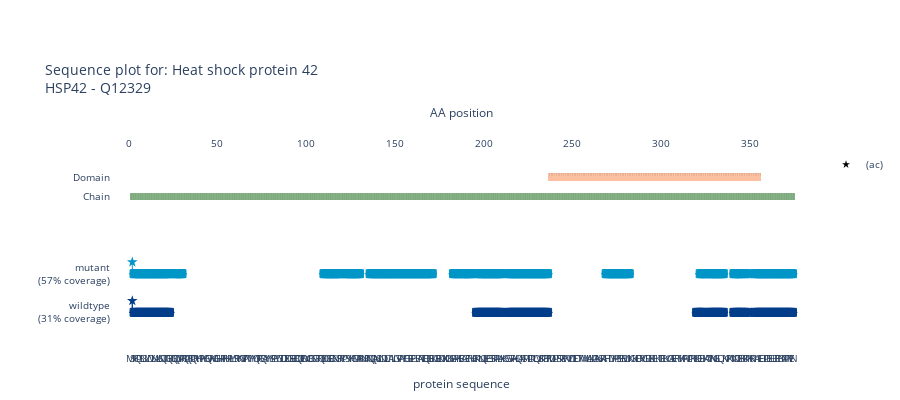

Here is the notebook cell this chart was saved with:
### Code cell
from alphamap.sequenceplot import plot_peptide_traces, uniprot_color_dict
from alphamap.uniprot_integration import uniprot_feature_dict
fig3B = plot_peptide_traces([formatted_mq_data_wt0, formatted_mq_data_rpn0],
                          name = ['wildtype', 'mutant'],
                          protein = "Q12329",
                          fasta = yeast_fasta,
                          uniprot=yeast_uniprot,
                          selected_features=['CHAIN','DOMAIN','STRUCTURE'],
                          uniprot_feature_dict=uniprot_feature_dict, 
                          uniprot_color_dict=uniprot_color_dict)
fig3B.update_layout(width=900, height=400, font_size=10)

### Figure 1 — Plotly figure (JSON) as saved in the notebook; plotly's stock layout.template omitted (floating-point values rounded to 4 significant figures; data arrays with more than 128 entries replaced by an {"elided": "..."} marker saying what was removed)
{"data": [{"hovertemplate": "Peptide: %{meta}<br>Protein IDs: %{text}", "marker": {"color": ["#023e8a", "#023e8a", "#023e8a", "#023e8a", "#023e8a", "#023e8a", "#023e8a", "#023e8a", "#023e8a", "#023e8a", "#023e8a", "#023e8a", "#023e8a", "#023e8a", "#023e8a", "#023e8a", "#023e8a", "#023e8a", "#023e8a", "#023e8a", "#023e8a", "#023e8a", "#023e8a", "#023e8a", "#023e8a", "#023e8a", "#023e8a", "#023e8a", "#023e8a", "#023e8a", "#023e8a", "#023e8a", "#023e8a", "#023e8a", "#023e8a", "#023e8a", "#023e8a", "#023e8a", "#023e8a", "#023e8a", "#023e8a", "#023e8a", "#023e8a", "#023e8a", "#023e8a", "#023e8a", "#023e8a", "#023e8a", "#023e8a", "#023e8a", "#023e8a", "#023e8a", "#023e8a", "#023e8a", "#023e8a", "#023e8a", "#023e8a", "#023e8a", "#023e8a", "#023e8a", "#023e8a", "#023e8a", "#023e8a", "#023e8a", "#023e8a", "#023e8a", "#023e8a", "#023e8a", "#023e8a", "#023e8a", "#023e8a", "#023e8a", "#023e8a", "#023e8a", "#023e8a", "#023e8a", "#023e8a", "#023e8a", "#023e8a", "#023e8a", "#023e8a", "#023e8a", "#023e8a", "#023e8a", "#023e8a", "#023e8a", "#023e8a", "#023e8a", "#023e8a", "#023e8a", "#023e8a", "#023e8a", "#023e8a", "#023e8a", "#023e8a", "#023e8a", "#023e8a", "#023e8a", "#023e8a", "#023e8a", "#023e8a", "#023e8a", "#023e8a", "#023e8a", "#023e8a", "#023e8a", "#023e8a", "#023e8a", "#023e8a", "#023e8a", "#023e8a", "#023e8a", "#023e8a", "#023e8a", "#023e8a", "#023e8a", "#023e8a", "#023e8a"], "line": {"color": ["#023e8a", "#023e8a", "#023e8a", "#023e8a", "#023e8a", "#023e8a", "#023e8a", "#023e8a", "#023e8a", "#023e8a", "#023e8a", "#023e8a", "#023e8a", "#023e8a", "#023e8a", "#023e8a", "#023e8a", "#023e8a", "#023e8a", "#023e8a", "#023e8a", "#023e8a", "#023e8a", "#023e8a", "#023e8a", "#023e8a", "#023e8a", "#023e8a", "#023e8a", "#023e8a", "#023e8a", "#023e8a", "#023e8a", "#023e8a", "#023e8a", "#023e8a", "#023e8a", "#023e8a", "#023e8a", "#023e8a", "#023e8a", "#023e8a", "#023e8a", "#023e8a", "#023e8a", "#023e8a", "#023e8a", "#023e8a", "#023e8a", "#023e8a", "#023e8a", "#023e8a", "#023e8a", "#023e8a", "#023e8a", "#023e8a", "#023e8a", "#023e8a", "#023e8a", "#023e8a", "#023e8a", "#023e8a", "#023e8a", "#023e8a", "#023e8a", "#023e8a", "#023e8a", "#023e8a", "#023e8a", "#023e8a", "#023e8a", "#023e8a", "#023e8a", "#023e8a", "#023e8a", "#023e8a", "#023e8a", "#023e8a", "#023e8a", "#023e8a", "#023e8a", "#023e8a", "#023e8a", "#023e8a", "#023e8a", "#023e8a", "#023e8a", "#023e8a", "#023e8a", "#023e8a", "#023e8a", "#023e8a", "#023e8a", "#023e8a", "#023e8a", "#023e8a", "#023e8a", "#023e8a", "#023e8a", "#023e8a", "#023e8a", "#023e8a", "#023e8a", "#023e8a", "#023e8a", "#023e8a", "#023e8a", "#023e8a", "#023e8a", "#023e8a", "#023e8a", "#023e8a", "#023e8a", "#023e8a", "#023e8a", "#023e8a", "#023e8a", "#023e8a"]}, "opacity": 1, "size": [6, 8, 8, 8, 8, 8, 8, 8, 8, 8, 8, 8, 8, 8, 8, 8, 8, 8, 8, 8, 8, 8, 6, 6, 8, 8, 8, 8, 8, 8, 8, 8, 8, 8, 8, 8, 8, 8, 8, 6, 6, 8, 8, 8, 8, 8, 8, 8, 8, 8, 8, 8, 8, 8, 8, 8, 8, 8, 8, 8, 8, 8, 8, 8, 6, 6, 8, 8, 8, 8, 8, 6, 6, 8, 8, 8, 8, 8, 8, 8, 8, 8, 6, 6, 8, 8, 8, 8, 8, 8, 8, 6, 8, 6, 6, 8, 8, 8, 8, 8, 8, 8, 8, 8, 8, 8, 8, 8, 8, 8, 8, 8, 8, 8, 8, 8, 8, 6], "symbol": [7, 1, 1, 1, 1, 1, 1, 1, 1, 1, 1, 1, 1, 1, 1, 1, 1, 1, 1, 1, 1, 1, 8, 7, 1, 1, 1, 1, 1, 1, 1, 1, 1, 1, 1, 1, 1, 1, 1, 8, 7, 1, 1, 1, 1, 1, 1, 1, 1, 1, 1, 1, 1, 1, 1, 1, 1, 1, 1, 1, 1, 1, 1, 1, 8, 7, 1, 1, 1, 1, 1, 8, 7, 1, 1, 1, 1, 1, 1, 1, 1, 1, 8, 7, 1, 1, 1, 1, 1, 1, 1, 8, 1, 8, 7, 1, 1, 1, 1, 1, 1, 1, 1, 1, 1, 1, 1, 1, 1, 1, 1, 1, 1, 1, 1, 1, 1, 8]}, "meta": ["(ac)SFYQPSLSLYDVLNALSNQTGQR", "(ac)SFYQPSLSLYDVLNALSNQTGQR", "(ac)SFYQPSLSLYDVLNALSNQTGQR", "(ac)SFYQPSLSLYDVLNALSNQTGQR", "(ac)SFYQPSLSLYDVLNALSNQTGQR", "(ac)SFYQPSLSLYDVLNALSNQTGQR", "(ac)SFYQPSLSLYDVLNALSNQTGQR", "(ac)SFYQPSLSLYDVLNALSNQTGQR", "(ac)SFYQPSLSLYDVLNALSNQTGQR", "(ac)SFYQPSLSLYDVLNALSNQTGQR", "(ac)SFYQPSLSLYDVLNALSNQTGQR", "(ac)SFYQPSLSLYDVLNALSNQTGQR", "(ac)SFYQPSLSLYDVLNALSNQTGQR", "(ac)SFYQPSLSLYDVLNALSNQTGQR", "(ac)SFYQPSLSLYDVLNALSNQTGQR", "(ac)SFYQPSLSLYDVLNALSNQTGQR", "(ac)SFYQPSLSLYDVLNALSNQTGQR", "(ac)SFYQPSLSLYDVLNALSNQTGQR", "(ac)SFYQPSLSLYDVLNALSNQTGQR", "(ac)SFYQPSLSLYDVLNALSNQTGQR", "(ac)SFYQPSLSLYDVLNALSNQTGQR", "(ac)SFYQPSLSLYDVLNALSNQTGQR", "(ac)SFYQPSLSLYDVLNALSNQTGQR", "EKPLNQLEESSRPPLAK", "EKPLNQLEESSRPPLAK", "EKPLNQLEESSRPPLAK", "EKPLNQLEESSRPPLAK", "EKPLNQLEESSRPPLAK", "EKPLNQLEESSRPPLAK", "EKPLNQLEESSRPPLAK", "EKPLNQLEESSRPPLAK", "EKPLNQLEESSRPPLAK", "EKPLNQLEESSRPPLAK", "EKPLNQLEESSRPPLAK", "EKPLNQLEESSRPPLAK", "EKPLNQLEESSRPPLAK", "EKPLNQLEESSRPPLAK", "EKPLNQLEESSRPPLAK", "EKPLNQLEESSRPPLAK", "EKPLNQLEESSRPPLAK", "SSSFAHLQAPSPIPDPLQVSKPETR", "SSSFAHLQAPSPIPDPLQVSKPETR", "SSSFAHLQAPSPIPDPLQVSKPETR", "SSSFAHLQAPSPIPDPLQVSKPETR", "SSSFAHLQAPSPIPDPLQVSKPETR", "SSSFAHLQAPSPIPDPLQVSKPETR", "SSSFAHLQAPSPIPDPLQVSKPETR", "SSSFAHLQAPSPIPDPLQVSKPETR", "SSSFAHLQAPSPIPDPLQVSKPETR", "SSSFAHLQAPSPIPDPLQVSKPETR", "SSSFAHLQAPSPIPDPLQVSKPETR", "SSSFAHLQAPSPIPDPLQVSKPETR", "SSSFAHLQAPSPIPDPLQVSKPETR", "SSSFAHLQAPSPIPDPLQVSKPETR", "SSSFAHLQAPSPIPDPLQVSKPETR", "SSSFAHLQAPSPIPDPLQVSKPETR", "SSSFAHLQAPSPIPDPLQVSKPETR", "SSSFAHLQAPSPIPDPLQVSKPETR", "SSSFAHLQAPSPIPDPLQVSKPETR", "SSSFAHLQAPSPIPDPLQVSKPETR", "SSSFAHLQAPSPIPDPLQVSKPETR", "SSSFAHLQAPSPIPDPLQVSKPETR", "SSSFAHLQAPSPIPDPLQVSKPETR", "SSSFAHLQAPSPIPDPLQVSKPETR", "SSSFAHLQAPSPIPDPLQVSKPETR", "IKDEEIK", "IKDEEIK", "IKDEEIK", "IKDEEIK", "IKDEEIK", "IKDEEIK", "IKDEEIK", "ATYNNGLLQIK", "ATYNNGLLQIK", "ATYNNGLLQIK", "ATYNNGLLQIK", "ATYNNGLLQIK", "ATYNNGLLQIK", "ATYNNGLLQIK", "ATYNNGLLQIK", "ATYNNGLLQIK", "ATYNNGLLQIK", "ATYNNGLLQIK", "IVNDTEKPK; IVNDTEKPKPK", "IVNDTEKPK; IVNDTEKPKPK", "IVNDTEKPK; IVNDTEKPKPK", "IVNDTEKPK; IVNDTEKPKPK", "IVNDTEKPK; IVNDTEKPKPK", "IVNDTEKPK; IVNDTEKPKPK", "IVNDTEKPK; IVNDTEKPKPK", "IVNDTEKPK; IVNDTEKPKPK", "IVNDTEKPK; IVNDTEKPKPK", "IVNDTEKPKPK", "IVNDTEKPKPK", "RIAIEEIPDEELEFEENPNPTVEN", "RIAIEEIPDEELEFEENPNPTVEN", "RIAIEEIPDEELEFEENPNPTVEN", "RIAIEEIPDEELEFEENPNPTVEN", "RIAIEEIPDEELEFEENPNPTVEN", "RIAIEEIPDEELEFEENPNPTVEN", "RIAIEEIPDEELEFEENPNPTVEN", "RIAIEEIPDEELEFEENPNPTVEN", "RIAIEEIPDEELEFEENPNPTVEN", "RIAIEEIPDEELEFEENPNPTVEN", "RIAIEEIPDEELEFEENPNPTVEN", "RIAIEEIPDEELEFEENPNPTVEN", "RIAIEEIPDEELEFEENPNPTVEN", "RIAIEEIPDEELEFEENPNPTVEN", "RIAIEEIPDEELEFEENPNPTVEN", "RIAIEEIPDEELEFEENPNPTVEN", "RIAIEEIPDEELEFEENPNPTVEN", "RIAIEEIPDEELEFEENPNPTVEN", "RIAIEEIPDEELEFEENPNPTVEN", "RIAIEEIPDEELEFEENPNPTVEN", "RIAIEEIPDEELEFEENPNPTVEN", "RIAIEEIPDEELEFEENPNPTVEN", "RIAIEEIPDEELEFEENPNPTVEN", "RIAIEEIPDEELEFEENPNPTVEN"], "mode": "markers", "name": "", "showlegend": false, "text": ["Q12329", "Q12329", "Q12329", "Q12329", "Q12329", "Q12329", "Q12329", "Q12329", "Q12329", "Q12329", "Q12329", "Q12329", "Q12329", "Q12329", "Q12329", "Q12329", "Q12329", "Q12329", "Q12329", "Q12329", "Q12329", "Q12329", "Q12329", "Q12329", "Q12329", "Q12329", "Q12329", "Q12329", "Q12329", "Q12329", "Q12329", "Q12329", "Q12329", "Q12329", "Q12329", "Q12329", "Q12329", "Q12329", "Q12329", "Q12329", "Q12329", "Q12329", "Q12329", "Q12329", "Q12329", "Q12329", "Q12329", "Q12329", "Q12329", "Q12329", "Q12329", "Q12329", "Q12329", "Q12329", "Q12329", "Q12329", "Q12329", "Q12329", "Q12329", "Q12329", "Q12329", "Q12329", "Q12329", "Q12329", "Q12329", "Q12329", "Q12329", "Q12329", "Q12329", "Q12329", "Q12329", "Q12329", "Q12329", "Q12329", "Q12329", "Q12329", "Q12329", "Q12329", "Q12329", "Q12329", "Q12329", "Q12329", "Q12329", "Q12329", "Q12329", "Q12329", "Q12329", "Q12329", "Q12329", "Q12329", "Q12329", "Q12329", "Q12329", "Q12329", "Q12329", "Q12329", "Q12329", "Q12329", "Q12329", "Q12329", "Q12329", "Q12329", "Q12329", "Q12329", "Q12329", "Q12329", "Q12329", "Q12329", "Q12329", "Q12329", "Q12329", "Q12329", "Q12329", "Q12329", "Q12329", "Q12329", "Q12329", "Q12329"], "type": "scatter", "x": [2, 3, 4, 5, 6, 7, 8, 9, 10, 11, 12, 13, 14, 15, 16, 17, 18, 19, 20, 21, 22, 23, 24, 195, 196, 197, 198, 199, 200, 201, 202, 203, 204, 205, 206, 207, 208, 209, 210, 211, 213, 214, 215, 216, 217, 218, 219, 220, 221, 222, 223, 224, 225, 226, 227, 228, 229, 230, 231, 232, 233, 234, 235, 236, 237, 319, 320, 321, 322, 323, 324, 325, 326, 327, 328, 329, 330, 331, 332, 333, 334, 335, 336, 340, 341, 342, 343, 344, 345, 346, 347, 348, 349, 350, 352, 353, 354, 355, 356, 357, 358, 359, 360, 361, 362, 363, 364, 365, 366, 367, 368, 369, 370, 371, 372, 373, 374, 375], "xaxis": "x2", "y": {"elided": "375 int values"}}, {"hovertemplate": "PTM: %{text}", "marker": {"color": ["#023e8a"], "line": {"color": ["#023e8a"]}, "opacity": 1, "size": 8, "symbol": [17]}, "mode": "markers", "name": "", "showlegend": false, "text": ["(ac)"], "type": "scatter", "x": [2], "xaxis": "x2", "y": [1.3]}, {"name": "", "showlegend": false, "type": "scatter", "xaxis": "x", "y": [null]}, {"hovertemplate": "Peptide: %{meta}<br>Protein IDs: %{text}", "marker": {"color": {"elided": "213 str values"}, "line": {"color": {"elided": "213 str values"}}, "opacity": 1, "size": {"elided": "213 int values"}, "symbol": {"elided": "213 int values"}}, "meta": {"elided": "213 str values"}, "mode": "markers", "name": "", "showlegend": false, "text": {"elided": "213 str values"}, "type": "scatter", "x": {"elided": "213 int values"}, "xaxis": "x2", "y": {"elided": "375 int values"}}, {"hovertemplate": "PTM: %{text}", "marker": {"color": ["#0096c7"], "line": {"color": ["#0096c7"]}, "opacity": 1, "size": 8, "symbol": [17]}, "mode": "markers", "name": "", "showlegend": false, "text": ["(ac)"], "type": "scatter", "x": [2], "xaxis": "x2", "y": [2.3]}, {"name": "", "showlegend": false, "type": "scatter", "xaxis": "x", "y": [null]}, {"marker": {"color": "black", "symbol": 17}, "mode": "markers", "name": "(ac)", "showlegend": true, "type": "scatter", "xaxis": "x2", "y": [null]}, {"base": {"elided": "375 float values"}, "hovertemplate": "%{text}", "marker": {"color": "#5C965D", "line": {"width": 0}}, "name": "", "opacity": 0.8, "showlegend": false, "text": {"elided": "375 str values"}, "type": "bar", "x": {"elided": "375 int values"}, "xaxis": "x2", "y": {"elided": "375 float values"}}, {"base": [4.4, 4.4, 4.4, 4.4, 4.4, 4.4, 4.4, 4.4, 4.4, 4.4, 4.4, 4.4, 4.4, 4.4, 4.4, 4.4, 4.4, 4.4, 4.4, 4.4, 4.4, 4.4, 4.4, 4.4, 4.4, 4.4, 4.4, 4.4, 4.4, 4.4, 4.4, 4.4, 4.4, 4.4, 4.4, 4.4, 4.4, 4.4, 4.4, 4.4, 4.4, 4.4, 4.4, 4.4, 4.4, 4.4, 4.4, 4.4, 4.4, 4.4, 4.4, 4.4, 4.4, 4.4, 4.4, 4.4, 4.4, 4.4, 4.4, 4.4, 4.4, 4.4, 4.4, 4.4, 4.4, 4.4, 4.4, 4.4, 4.4, 4.4, 4.4, 4.4, 4.4, 4.4, 4.4, 4.4, 4.4, 4.4, 4.4, 4.4, 4.4, 4.4, 4.4, 4.4, 4.4, 4.4, 4.4, 4.4, 4.4, 4.4, 4.4, 4.4, 4.4, 4.4, 4.4, 4.4, 4.4, 4.4, 4.4, 4.4, 4.4, 4.4, 4.4, 4.4, 4.4, 4.4, 4.4, 4.4, 4.4, 4.4, 4.4, 4.4, 4.4, 4.4, 4.4, 4.4, 4.4, 4.4, 4.4, 4.4], "hovertemplate": "%{text}", "marker": {"color": "#fcb088", "line": {"width": 0}}, "name": "", "opacity": 0.8, "showlegend": false, "text": ["sHSP", "sHSP", "sHSP", "sHSP", "sHSP", "sHSP", "sHSP", "sHSP", "sHSP", "sHSP", "sHSP", "sHSP", "sHSP", "sHSP", "sHSP", "sHSP", "sHSP", "sHSP", "sHSP", "sHSP", "sHSP", "sHSP", "sHSP", "sHSP", "sHSP", "sHSP", "sHSP", "sHSP", "sHSP", "sHSP", "sHSP", "sHSP", "sHSP", "sHSP", "sHSP", "sHSP", "sHSP", "sHSP", "sHSP", "sHSP", "sHSP", "sHSP", "sHSP", "sHSP", "sHSP", "sHSP", "sHSP", "sHSP", "sHSP", "sHSP", "sHSP", "sHSP", "sHSP", "sHSP", "sHSP", "sHSP", "sHSP", "sHSP", "sHSP", "sHSP", "sHSP", "sHSP", "sHSP", "sHSP", "sHSP", "sHSP", "sHSP", "sHSP", "sHSP", "sHSP", "sHSP", "sHSP", "sHSP", "sHSP", "sHSP", "sHSP", "sHSP", "sHSP", "sHSP", "sHSP", "sHSP", "sHSP", "sHSP", "sHSP", "sHSP", "sHSP", "sHSP", "sHSP", "sHSP", "sHSP", "sHSP", "sHSP", "sHSP", "sHSP", "sHSP", "sHSP", "sHSP", "sHSP", "sHSP", "sHSP", "sHSP", "sHSP", "sHSP", "sHSP", "sHSP", "sHSP", "sHSP", "sHSP", "sHSP", "sHSP", "sHSP", "sHSP", "sHSP", "sHSP", "sHSP", "sHSP", "sHSP", "sHSP", "sHSP", "sHSP"], "type": "bar", "x": [237, 238, 239, 240, 241, 242, 243, 244, 245, 246, 247, 248, 249, 250, 251, 252, 253, 254, 255, 256, 257, 258, 259, 260, 261, 262, 263, 264, 265, 266, 267, 268, 269, 270, 271, 272, 273, 274, 275, 276, 277, 278, 279, 280, 281, 282, 283, 284, 285, 286, 287, 288, 289, 290, 291, 292, 293, 294, 295, 296, 297, 298, 299, 300, 301, 302, 303, 304, 305, 306, 307, 308, 309, 310, 311, 312, 313, 314, 315, 316, 317, 318, 319, 320, 321, 322, 323, 324, 325, 326, 327, 328, 329, 330, 331, 332, 333, 334, 335, 336, 337, 338, 339, 340, 341, 342, 343, 344, 345, 346, 347, 348, 349, 350, 351, 352, 353, 354, 355, 356], "xaxis": "x2", "y": [0.2, 0.2, 0.2, 0.2, 0.2, 0.2, 0.2, 0.2, 0.2, 0.2, 0.2, 0.2, 0.2, 0.2, 0.2, 0.2, 0.2, 0.2, 0.2, 0.2, 0.2, 0.2, 0.2, 0.2, 0.2, 0.2, 0.2, 0.2, 0.2, 0.2, 0.2, 0.2, 0.2, 0.2, 0.2, 0.2, 0.2, 0.2, 0.2, 0.2, 0.2, 0.2, 0.2, 0.2, 0.2, 0.2, 0.2, 0.2, 0.2, 0.2, 0.2, 0.2, 0.2, 0.2, 0.2, 0.2, 0.2, 0.2, 0.2, 0.2, 0.2, 0.2, 0.2, 0.2, 0.2, 0.2, 0.2, 0.2, 0.2, 0.2, 0.2, 0.2, 0.2, 0.2, 0.2, 0.2, 0.2, 0.2, 0.2, 0.2, 0.2, 0.2, 0.2, 0.2, 0.2, 0.2, 0.2, 0.2, 0.2, 0.2, 0.2, 0.2, 0.2, 0.2, 0.2, 0.2, 0.2, 0.2, 0.2, 0.2, 0.2, 0.2, 0.2, 0.2, 0.2, 0.2, 0.2, 0.2, 0.2, 0.2, 0.2, 0.2, 0.2, 0.2, 0.2, 0.2, 0.2, 0.2, 0.2, 0.2]}, {"hovertemplate": "<b>%{meta}: %{text}<b>", "marker": {"color": "rgba(135, 206, 250, 0)"}, "meta": {"elided": "375 str values"}, "mode": "markers", "name": "", "showlegend": false, "text": {"elided": "375 str values"}, "type": "scatter", "x": {"elided": "375 int values"}, "xaxis": "x2", "y": {"elided": "375 int values"}}], "layout": {"bargap": 0, "barmode": "stack", "font": {"size": 10}, "height": 400, "hoverdistance": 1, "hovermode": "x unified", "margin": {"b": 20, "l": 20, "r": 20, "t": 150}, "meta": 31, "plot_bgcolor": "rgba(0,0,0,0)", "shapes": [{"line": {"color": "#023e8a", "width": 1}, "type": "line", "x0": 2, "x1": 2, "xref": "x2", "y0": 1, "y1": 1.3}, {"line": {"color": "#023e8a", "width": 1}, "type": "line", "x0": 2, "x1": 2, "xref": "x2", "y0": 1, "y1": 1.3}, {"line": {"color": "#0096c7", "width": 1}, "type": "line", "x0": 2, "x1": 2, "xref": "x2", "y0": 2, "y1": 2.3}], "title": {"text": "Sequence plot for: Heat shock protein 42<br>HSP42 - Q12329"}, "width": 900, "xaxis": {"anchor": "y", "matches": "x2", "range": [-10, 385], "showgrid": false, "tickangle": 0, "tickmode": "array", "ticktext": {"elided": "375 str values"}, "tickvals": {"elided": "375 int values"}, "title": {"text": "protein sequence"}, "type": "linear", "zeroline": false}, "xaxis2": {"anchor": "y", "matches": "x", "range": [-10, 385], "showgrid": false, "side": "top", "tickangle": 0, "tickformat": ".d", "tickmode": "auto", "title": {"text": "AA position"}, "type": "linear", "zeroline": false}, "yaxis": {"automargin": true, "range": [0, 5.2], "showgrid": false, "showticklabels": true, "tickmode": "array", "ticktext": ["wildtype<br> (31% coverage)", "mutant<br> (57% coverage)", "Chain", "Domain"], "tickvals": [1, 2, 4, 4.5], "title": {"text": ""}, "zeroline": false}}}
